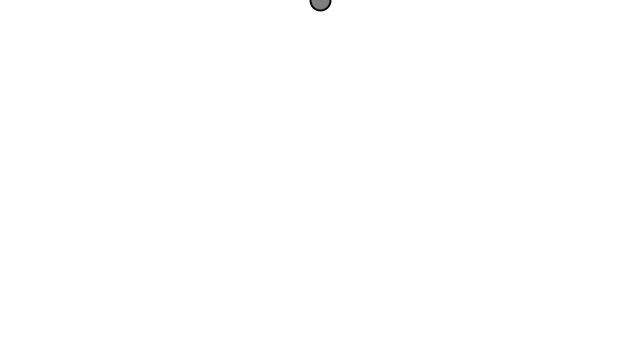
Frame 1 (no input)
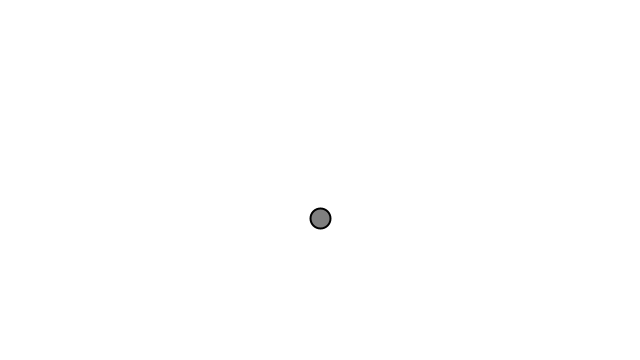
Frame 60 (the mouse pressed at the canvas centre just before this capture)
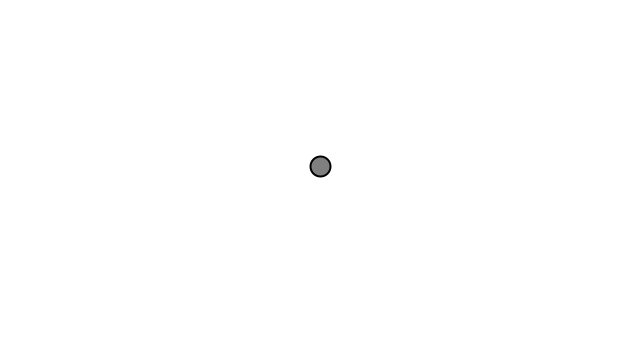
Frame 120 (the mouse held since frame 60 and released just before this capture)

The Processing sketch that drew these frames (run headless with seeded random() and noise(); from frame 60 on, the mouse is pressed at the canvas centre):

// Processing sketch: sketch_2_4__Friction_Force___The_Nature_of_Code
// ── sketch_2_4__Friction_Force___The_Nature_of_Code.pde
Mover m;

void setup() {
  size(640, 360);
  m = new Mover();
}

void draw() {
  background(255);

  PVector gravity = new PVector(0, 0.3);
  gravity.mult(m.mass);
  m.applyForce(gravity);
  //PVector wind = new PVector(0.2, 0);
 //  m.applyForce(wind);

  //применение трения
  if (mousePressed) {
    PVector friction = m.velocity.get();
    friction.normalize();
    //friction.mult(-1); нет необходимости 
    /*
        Давайте определим направление силы трения
        (единичный вектор в направлении, противоположном
        скорости).
    */
    float c = -0.1;
    friction.mult(c);
    m.applyForce(friction);
  }

  m.update();
  m.edges();
  m.display();
}
/*
Создайте зоны трения в эскизе обработки таким 
образом, чтобы объекты испытывали трение только
при пересечении этих зон. Что, если вы измените 
прочность (коэффициент трения) каждой области? 
Что, если вы создадите в некоторых карманах функцию,
противоположную трению, то есть, когда вы входите в 
данный карман, вы на самом деле ускоряетесь, 
а не замедляетесь?
*/

// ── Mover.pde
class Mover {
  PVector location;
  PVector velocity;
  PVector acceleration;

  float mass;


  Mover() {
    location = new PVector(width/2, 0);
    velocity = new PVector(0, 0);
    acceleration = new PVector(0, 0);
    //mass = random(0.5, 4);
    mass = 1;
  }

  //второй закон Ньютона с массой
  void applyForce(PVector force) {
    PVector f = PVector.div(force, mass); // статическая верcия функции div()
    acceleration.add(f);
  }

  void update() {
    velocity.add(acceleration);
    location.add(velocity);
    acceleration.mult(0);
    // velocity.limit(5);
  }



  void edges() {
    if (location.x > width) {
      location.x = width;
      velocity.x *= -1;
    } else if (location.x < 0) {
      velocity.x *= -1;
      location.x = 0;
    }

    if (location.y > height) {
      velocity.y *= -1;
      location.y = height;
    } else if (location.y < 0) {
      velocity.y *= -1;
      location.y = 0;
    }
  }

  void display() {
    stroke(0);
    strokeWeight(2);
    fill(127);
    ellipse(location.x, location.y, mass*20, mass*20);
  }
}
